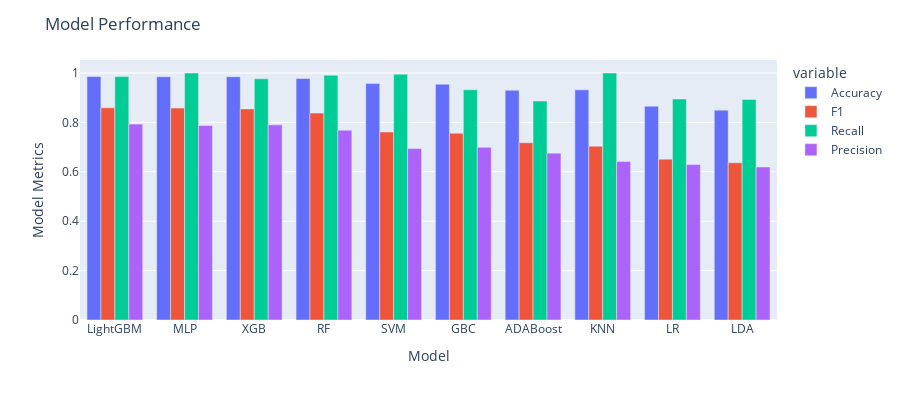

The cell this chart's notebook holds for it:
### Code cell
import plotly.express as px
df = px.data.tips()
fig = px.bar(result_df, x="Model", y=['Accuracy','F1','Recall','Precision'], barmode='group',
             height=400)

fig.update_yaxes(title_text="Model Metrics")
fig.update_layout(
    title_text="Model Performance"
)
fig.show()

### Figure 1 — Plotly figure (JSON) as saved in the notebook; plotly's stock layout.template omitted (floating-point values rounded to 4 significant figures)
{"data": [{"alignmentgroup": "True", "hovertemplate": "variable=Accuracy<br>Model=%{x}<br>value=%{y}<extra></extra>", "legendgroup": "Accuracy", "marker": {"color": "#636efa"}, "name": "Accuracy", "offsetgroup": "Accuracy", "orientation": "v", "showlegend": true, "textposition": "auto", "type": "bar", "x": ["LightGBM", "MLP", "XGB", "RF", "SVM", "GBC", "ADABoost", "KNN", "LR", "LDA"], "xaxis": "x", "y": [0.9857, 0.9848, 0.985, 0.9775, 0.958, 0.9546, 0.9301, 0.9319, 0.8657, 0.8497], "yaxis": "y"}, {"alignmentgroup": "True", "hovertemplate": "variable=F1<br>Model=%{x}<br>value=%{y}<extra></extra>", "legendgroup": "F1", "marker": {"color": "#EF553B"}, "name": "F1", "offsetgroup": "F1", "orientation": "v", "showlegend": true, "textposition": "auto", "type": "bar", "x": ["LightGBM", "MLP", "XGB", "RF", "SVM", "GBC", "ADABoost", "KNN", "LR", "LDA"], "xaxis": "x", "y": [0.8591, 0.8579, 0.8545, 0.8378, 0.7611, 0.7563, 0.7176, 0.7036, 0.6513, 0.6365], "yaxis": "y"}, {"alignmentgroup": "True", "hovertemplate": "variable=Recall<br>Model=%{x}<br>value=%{y}<extra></extra>", "legendgroup": "Recall", "marker": {"color": "#00cc96"}, "name": "Recall", "offsetgroup": "Recall", "orientation": "v", "showlegend": true, "textposition": "auto", "type": "bar", "x": ["LightGBM", "MLP", "XGB", "RF", "SVM", "GBC", "ADABoost", "KNN", "LR", "LDA"], "xaxis": "x", "y": [0.9854, 1, 0.9767, 0.9906, 0.9951, 0.9322, 0.8866, 0.9999, 0.8947, 0.8929], "yaxis": "y"}, {"alignmentgroup": "True", "hovertemplate": "variable=Precision<br>Model=%{x}<br>value=%{y}<extra></extra>", "legendgroup": "Precision", "marker": {"color": "#ab63fa"}, "name": "Precision", "offsetgroup": "Precision", "orientation": "v", "showlegend": true, "textposition": "auto", "type": "bar", "x": ["LightGBM", "MLP", "XGB", "RF", "SVM", "GBC", "ADABoost", "KNN", "LR", "LDA"], "xaxis": "x", "y": [0.793, 0.7874, 0.7901, 0.7681, 0.6939, 0.6989, 0.6756, 0.6415, 0.6296, 0.6196], "yaxis": "y"}], "layout": {"barmode": "group", "height": 400, "legend": {"title": {"text": "variable"}, "tracegroupgap": 0}, "margin": {"t": 60}, "title": {"text": "Model Performance"}, "xaxis": {"anchor": "y", "domain": [0, 1], "title": {"text": "Model"}}, "yaxis": {"anchor": "x", "domain": [0, 1], "title": {"text": "Model Metrics"}}}}
